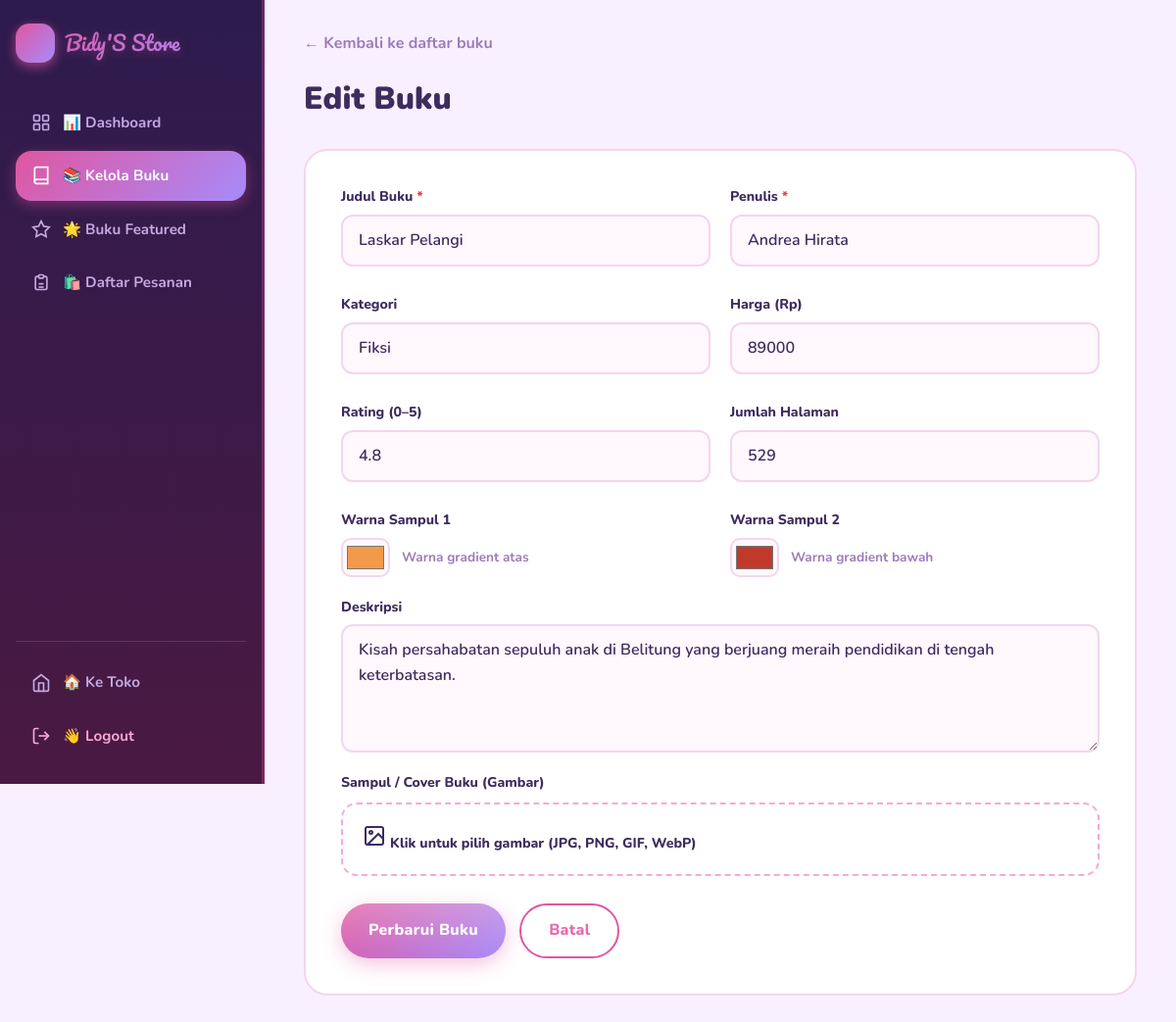
The page /admin/buku/edit/1 (signed in) on the database its author committed.
### tables this page shows
CREATE TABLE books (
            id INTEGER PRIMARY KEY AUTOINCREMENT,
            title TEXT NOT NULL,
            author TEXT NOT NULL,
            category TEXT NOT NULL DEFAULT '',
            price INTEGER NOT NULL DEFAULT 0,
            rating REAL NOT NULL DEFAULT 0,
            pages INTEGER NOT NULL DEFAULT 0,
            c1 TEXT NOT NULL DEFAULT '#333',
            c2 TEXT NOT NULL DEFAULT '#111',
            description TEXT NOT NULL DEFAULT '',
            cover_image TEXT DEFAULT NULL,
            created_at TIMESTAMP DEFAULT CURRENT_TIMESTAMP
        );

### app.py (the view, shortened to what this page needs)
@app.route("/admin/buku/edit/<int:book_id>", methods=["GET", "POST"])
@admin_required
def admin_book_edit(book_id):
    book = get_book(book_id) or abort(404)
    return render_template("admin/book_form.html", book=book, action="Edit")

### app.py (called while the page is built)
def get_db():
    if "db" not in g:
        g.db = sqlite3.connect(DB_PATH)
        g.db.row_factory = sqlite3.Row
    return g.db

def get_book(book_id):
    db = get_db()
    row = db.execute("SELECT * FROM books WHERE id = ?", (book_id,)).fetchone()
    return dict(row) if row else None

def get_categories():
    db = get_db()
    rows = db.execute("SELECT DISTINCT category FROM books ORDER BY category").fetchall()
    return [r["category"] for r in rows]

def get_cart():
    return session.setdefault("cart", {})

@app.context_processor
def inject_globals():
    return {
        "cart_count": sum(get_cart().values()),
        "categories": get_categories(),
        "is_admin": session.get("is_admin", False),
    }

def admin_required(f):
    @wraps(f)
    def decorated(*args, **kwargs):
        if not session.get("is_admin"):
            flash("Silakan login sebagai admin terlebih dahulu.", "error")
            return redirect(url_for("admin_login"))
        return f(*args, **kwargs)
    return decorated

### templates/admin/book_form.html (shortened to what this page needs)
{% extends "admin/base_admin.html" %}
{% block admin_content %}
<div class="admin-header">
  <div>
    <a href="{{ url_for('admin_books') }}" class="back">← Kembali ke daftar buku</a>
    <h1>{{ action }} Buku</h1>
  </div>
</div>
<form method="post" enctype="multipart/form-data" class="admin-form">
  <div class="form-grid">
    <div class="form-group">
      <label>Judul Buku <span class="required">*</span></label>
      <input type="text" name="title" required value="{{ book.title if book else '' }}" placeholder="Masukkan judul buku">
    </div>
    <div class="form-group">
      <label>Penulis <span class="required">*</span></label>
      <input type="text" name="author" required value="{{ book.author if book else '' }}" placeholder="Nama penulis">
    </div>
    <div class="form-group">
      <label>Kategori</label>
      <input type="text" name="category" value="{{ book.category if book else '' }}" placeholder="Contoh: Fiksi, Sastra, Bisnis" list="cat-list">
    </div>
    <div class="form-group">
      <label>Harga (Rp)</label>
      <input type="number" name="price" value="{{ book.price if book else '0' }}" min="0" step="1" placeholder="Contoh: 85000">
    </div>
    <div class="form-group">
      <label>Rating (0–5)</label>
      <input type="number" name="rating" value="{{ book.rating if book else '0' }}" min="0" max="5" step="0.1">
    </div>
    <div class="form-group">
      <label>Jumlah Halaman</label>
      <input type="number" name="pages" value="{{ book.pages if book else '0' }}" min="0">
    </div>
    <div class="form-group">
      <label>Warna Sampul 1</label>
      <div class="color-input">
        <input type="color" name="c1" value="{{ book.c1 if book else '#333333' }}">
        <span>Warna gradient atas</span>
      </div>
    </div>
    <div class="form-group">
      <label>Warna Sampul 2</label>
      <div class="color-input">
        <input type="color" name="c2" value="{{ book.c2 if book else '#111111' }}">
        <span>Warna gradient bawah</span>
      </div>
    </div>
  </div>
  <div class="form-group full">
    <label>Deskripsi</label>
    <textarea name="description" rows="4" placeholder="Deskripsi singkat buku">{{ book.description if book else '' }}</textarea>
  </div>
  <div class="form-group full">
    <label>Sampul / Cover Buku (Gambar)</label>
    <div class="file-upload">
      <label for="cover-input" class="file-upload-label">
        <svg width="24" height="24" viewBox="0 0 24 24" fill="none" stroke="currentColor" stroke-width="2"><rect x="3" y="3" width="18" height="18" rx="2" ry="2"/><circle cx="8.5" cy="8.5" r="1.5"/><polyline points="21,15 16,10 5,21"/></svg>
        <span>Klik untuk pilih gambar (JPG, PNG, GIF, WebP)</span>
      </label>
    </div>
  </div>
  <div class="form-actions">
    <button class="btn" type="submit">{{ "Perbarui Buku" if book else "Tambah Buku" }}</button>
    <a href="{{ url_for('admin_books') }}" class="btn btn-ghost">Batal</a>
  </div>
</form>
{% endblock %}

### static/css/style.css (style rules this page uses)
:root { --bg: #fff9fd; --surface: #ffffff; --ink: #3d2c5e; --muted: #9b7cb8; --brand: #e056a0; --brand-dark: #c0397e; --brand-light: #fce4f3; --accent: #ff7eb3; --accent2: #a78bfa; --accent3: #34d399; --yellow: #fbbf24; --sky: #60a5fa; --line: #f3d6ee; --radius: 20px; --shadow: 0 10px 30px rgba(224, 86, 160, .15); --danger: #ef4444; --danger-bg: #fef2f2; }
* { box-sizing: border-box; margin: 0; padding: 0; }
html { scroll-behavior: smooth; }
body { font-family: "Nunito", system-ui, sans-serif; background: var(--bg); color: var(--ink); line-height: 1.6; background-image: radial-gradient(circle, #f9c8e8 1px, transparent 1px), radial-gradient(circle, #c4b5fd 1px, transparent 1px); background-size: 32px 32px, 64px 64px; background-position: 0 0, 16px 16px; }
a { color: inherit; text-decoration: none; }
h1, h2, h3 { font-family: "Nunito", sans-serif; font-weight: 900; line-height: 1.2; }
.btn { display: inline-block; border: 0; cursor: pointer; font: inherit; font-weight: 800; background: linear-gradient(135deg, var(--brand), var(--accent2)); color: #fff; padding: 13px 28px; border-radius: 999px; transition: transform .2s, box-shadow .2s; box-shadow: 0 6px 20px rgba(224, 86, 160, .35); position: relative; overflow: hidden; letter-spacing: .02em; }
.btn::after { content: ''; position: absolute; inset: 0; background: linear-gradient(rgba(255,255,255,.25), transparent); pointer-events: none; }
.btn-ghost { background: transparent; color: var(--brand); border: 2.5px solid var(--brand); box-shadow: none; }
.back { color: var(--muted); font-weight: 700; display: inline-block; margin-bottom: 24px; }
.admin-body { display: flex; min-height: 100vh; background: #f8f0ff; }
.admin-header { display: flex; justify-content: space-between; align-items: flex-start; gap: 20px; margin-bottom: 32px; flex-wrap: wrap; }
.admin-header h1 { font-size: 2rem; }
.admin-form { background: #fff; border: 2px solid var(--line); border-radius: 24px; padding: 36px; max-width: 900px; }
.form-grid { display: grid; grid-template-columns: 1fr 1fr; gap: 20px; }
.form-group { margin-bottom: 8px; }
.form-group.full { grid-column: 1 / -1; margin-top: 12px; }
.form-group label { display: block; font-weight: 800; font-size: .88rem; margin-bottom: 6px; color: var(--ink); }
.required { color: var(--danger); }
.form-group input, .form-group textarea, .form-group select { width: 100%; padding: 12px 16px; font: inherit; border: 2px solid var(--line); border-radius: 12px; background: #fff8fd; outline: 0; transition: border-color .2s, box-shadow .2s; font-weight: 600; color: var(--ink); }
.color-input { display: flex; align-items: center; gap: 12px; }
.color-input input[type="color"] { width: 50px; height: 40px; border: 2px solid var(--line); border-radius: 10px; padding: 2px; cursor: pointer; }
.color-input span { font-size: .85rem; color: var(--muted); font-weight: 700; }
.form-actions { display: flex; gap: 14px; margin-top: 28px; }
.file-upload { margin-top: 8px; }
.file-upload-label { display: flex; align-items: center; gap: 12px; padding: 20px; border: 2.5px dashed #f9a8d4; border-radius: 16px; color: var(--muted); cursor: pointer; transition: all .2s; font-weight: 700; }

### rows shown on the page
books: title "Laskar Pelangi", author "Andrea Hirata", category "Fiksi", price "89000", rating "4.8", pages "529", c1 "#f2994a", c2 "#c0392b", description "Kisah persahabatan sepuluh anak di Belitung yang berjuang meraih pendidikan di tengah keterbatasan."

### other values the page prints
{{ action }} "Edit"
{{ "Perbarui Buku" if book else "Tambah Buku" }} "Perbarui Buku"
